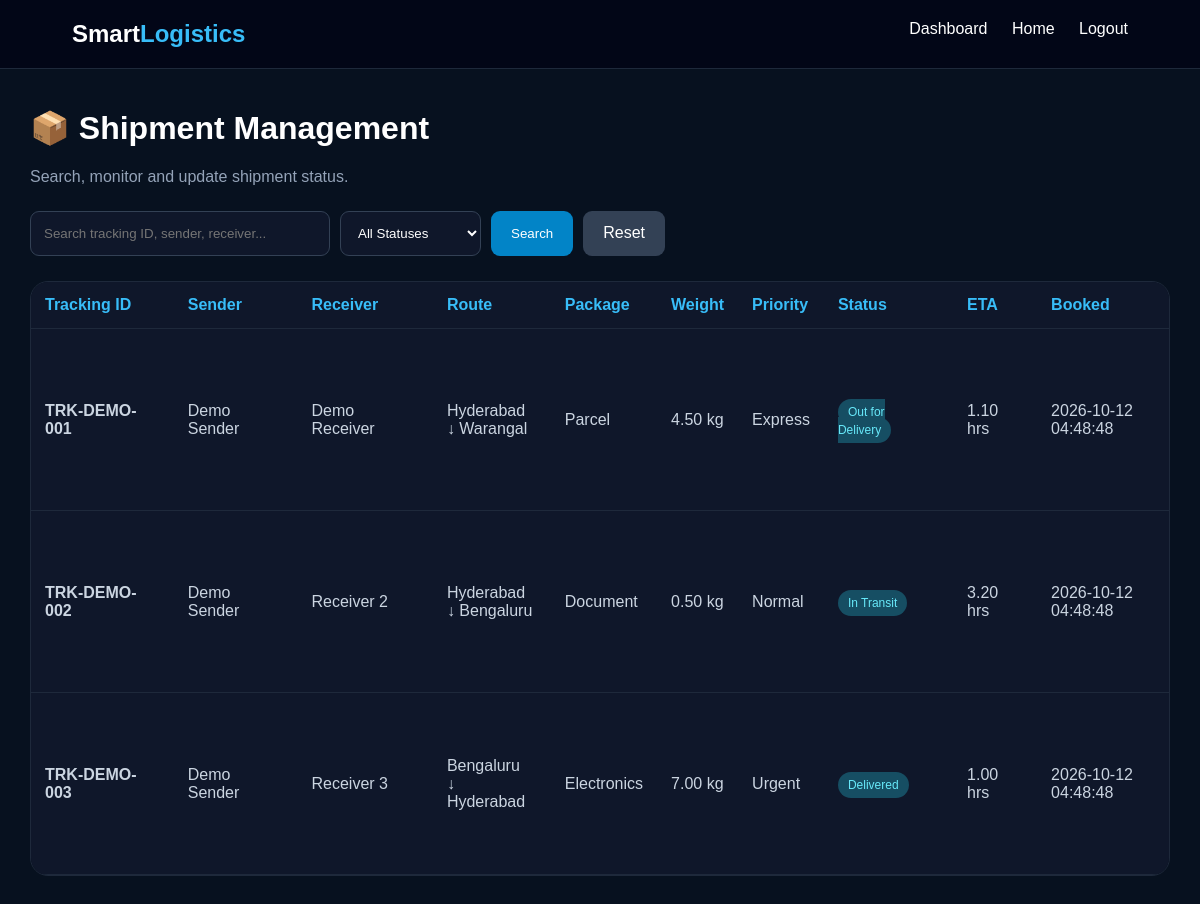
The page /admin/shipments.php (signed in) on the database its author committed.
### tables this page shows
CREATE TABLE shipments(
 id INT AUTO_INCREMENT PRIMARY KEY,
 customer_id INT NULL,
 driver_id INT NULL,
 warehouse_id INT NULL,
 tracking_id VARCHAR(80) UNIQUE NOT NULL,
 sender_name VARCHAR(120),
 receiver_name VARCHAR(120),
 origin VARCHAR(180),
 destination VARCHAR(180),
 package_type VARCHAR(60),
 weight DECIMAL(10,2),
 priority ENUM('Normal','Express','Urgent') DEFAULT 'Normal',
 status VARCHAR(60) DEFAULT 'Booked',
 eta_hours DECIMAL(8,2),
 carbon_kg DECIMAL(10,2) DEFAULT 0,
 booked_at TIMESTAMP DEFAULT CURRENT_TIMESTAMP,
 delivered_at DATETIME NULL,
 FOREIGN KEY(customer_id) REFERENCES users(id) ON DELETE SET NULL,
 FOREIGN KEY(driver_id) REFERENCES drivers(id) ON DELETE SET NULL,
 FOREIGN KEY(warehouse_id) REFERENCES warehouses(id) ON DELETE SET NULL
);

### admin/shipments.php (the view, shortened to what this page needs)
<?php
require_once "../config/database.php";
$search = trim($_GET["search"] ?? "");
$sql = "
SELECT
    id,
    tracking_id,
    customer_id,
    sender_name,
    receiver_name,
    origin,
    destination,
    package_type,
    weight,
    priority,
    status,
    eta_hours,
    carbon_kg,
    booked_at,
    delivered_at
FROM shipments
WHERE 1=1
";
$sql .= " ORDER BY booked_at DESC";
$stmt = $conn->prepare($sql);
$stmt->execute();
$result = $stmt->get_result();
?>
<!DOCTYPE html>
<html lang="en">
<head>
</head>
<body>
<nav>
<div class="logo">
Smart<span>Logistics</span>
</div>
<div>
<a href="dashboard.php">Dashboard</a>
<a href="../index.php">Home</a>
<a href="../auth/logout.php">Logout</a>
</div>
</nav>
<div class="container">
<h1>📦 Shipment Management</h1>
<p style="color:#94a3b8;">
Search, monitor and update shipment status.
</p>
<form class="filters" method="GET">
<input
    type="text"
    name="search"
    placeholder="Search tracking ID, sender, receiver..."
    value="<?php echo htmlspecialchars($search); ?>"
>
<select name="status">
<option value="">All Statuses</option>
</select>
<button type="submit">
Search
</button>
<a
    href="shipments.php"
    style="
    padding:13px 20px;
    background:#334155;
    color:white;
    text-decoration:none;
    border-radius:9px;
    "
>
Reset
</a>
</form>
<div class="table-box">
<table>
<thead>
<tr>
<th>Tracking ID</th>
<th>Sender</th>
<th>Receiver</th>
<th>Route</th>
<th>Package</th>
<th>Weight</th>
<th>Priority</th>
<th>Status</th>
<th>ETA</th>
<th>Booked</th>
</tr>
</thead>
<tbody>
<?php while ($row = $result->fetch_assoc()): ?>
<tr>
<td>
<strong>
<?php echo htmlspecialchars($row["tracking_id"]); ?>
</strong>
</td>
<td>
<?php echo htmlspecialchars($row["sender_name"] ?? "—"); ?>
</td>
<td>
<?php echo htmlspecialchars($row["receiver_name"] ?? "—"); ?>
</td>
<td>
<?php echo htmlspecialchars($row["origin"] ?? "—"); ?>
<br>
↓
<?php echo htmlspecialchars($row["destination"] ?? "—"); ?>
</td>
<td>
<?php echo htmlspecialchars($row["package_type"] ?? "—"); ?>
</td>
<td>
<?php echo htmlspecialchars($row["weight"] ?? "—"); ?>
kg
</td>
<td>
<?php echo htmlspecialchars($row["priority"] ?? "Normal"); ?>
</td>
<td>
<span class="status">
<?php echo htmlspecialchars($row["status"]); ?>
</span>
</td>
<td>
<?php
if ($row["eta_hours"] !== null) {
    echo htmlspecialchars(
        $row["eta_hours"]
    ) . " hrs";
} else {
    echo "—";
}
?>
</td>
<td>
<?php echo htmlspecialchars($row["booked_at"]); ?>
</td>
</tr>
<?php endwhile; ?>
</tbody>
</table>
</div>
</div>
</body>
</html>

### admin/shipments.php (style rules this page uses)
* { box-sizing: border-box; }
body { margin: 0; font-family: Arial, sans-serif; background: #07111f; color: white; }
nav { padding: 20px 6%; background: #020617; border-bottom: 1px solid #1e293b; display: flex; justify-content: space-between; }
.logo { font-size: 24px; font-weight: bold; }
.logo span { color: #38bdf8; }
nav a { color: white; text-decoration: none; margin-left: 20px; }
.container { width: 95%; max-width: 1500px; margin: 40px auto; }
.filters { display: flex; gap: 10px; margin: 25px 0; flex-wrap: wrap; }
.filters input, .filters select { padding: 13px; background: #0f172a; border: 1px solid #334155; border-radius: 9px; color: white; }
.filters input { min-width: 300px; }
button { padding: 13px 20px; background: #0284c7; border: none; color: white; border-radius: 9px; cursor: pointer; }
.table-box { overflow-x: auto; background: #0f172a; border-radius: 18px; border: 1px solid #1e293b; }
table { width: 100%; min-width: 1400px; border-collapse: collapse; }
th, td { padding: 14px; text-align: left; border-bottom: 1px solid #1e293b; }
th { color: #38bdf8; }
td { color: #cbd5e1; }
.status { padding: 6px 10px; border-radius: 20px; background: #164e63; color: #67e8f9; font-size: 12px; }

### rows shown on the page
shipments: tracking "TRK-DEMO-001", sender_name "Demo Sender", receiver_name "Demo Receiver", origin "Hyderabad", destination "Warangal", package_type "Parcel", weight "4.50", priority "Express", status "Out for Delivery", eta_hours "1.10", booked_at "2026-10-12 04:48:48"
shipments: tracking "TRK-DEMO-002", sender_name "Demo Sender", receiver_name "Receiver 2", origin "Hyderabad", destination "Bengaluru", package_type "Document", weight "0.50", priority "Normal", status "In Transit", eta_hours "3.20", booked_at "2026-10-12 04:48:48"
shipments: tracking "TRK-DEMO-003", sender_name "Demo Sender", receiver_name "Receiver 3", origin "Bengaluru", destination "Hyderabad", package_type "Electronics", weight "7.00", priority "Urgent", status "Delivered", eta_hours "1.00", booked_at "2026-10-12 04:48:48"
